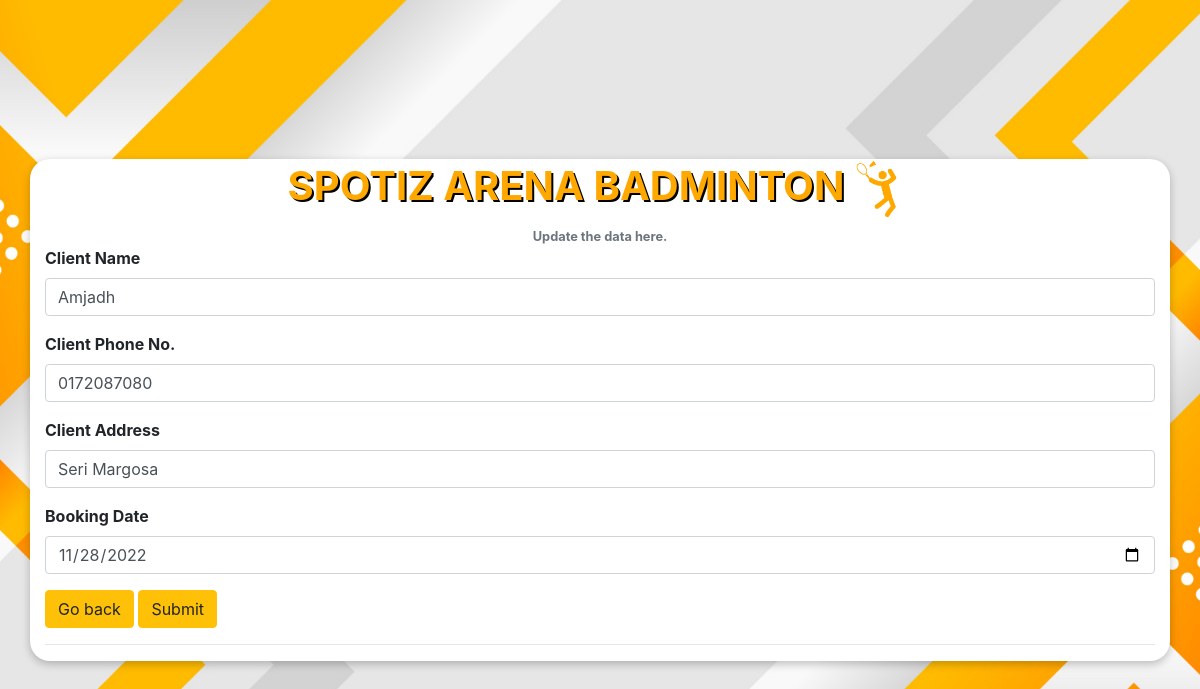
/updateClient.php?id=1, run on the app's committed database.
### tables this page shows
CREATE TABLE `client` (
  `Client Id` int NOT NULL,
  `Client Name` varchar(255) NOT NULL,
  `Client Phone No.` varchar(255) NOT NULL,
  `Client Address` varchar(255) NOT NULL,
  `Booking Date` date NOT NULL
);

### updateClient.php (the view, shortened to what this page needs)
<!DOCTYPE html>
<html>
    <head>
        <link
            rel="stylesheet"
            href="https://cdn.jsdelivr.net/npm/bootstrap@4.3.1/dist/css/bootstrap.min.css"
>
    </head>
    <body>
        <?php
include ("conn.php");
$id = $_GET['id'];
$sql_display = "SELECT * FROM `client` WHERE `Client Id` = " . $id;
$res_display = mysqli_query($con, $sql_display);
while($row=mysqli_fetch_array($res_display))
{
    $data_name = $row[1];
    $data_phone = $row[2];
    $data_address = $row[3];
    $data_date = $row[4];
}
?>
        <div class="container">
            <p class="h1" style="text-align:center; font-weight:bold;">SPOTIZ ARENA BADMINTON
                <img src="img/man.png" height="60px" weight="60px" style="margin-right:10px;">
            </p>
            <center>
                <small class="form-text text-muted">
                    <strong>Update the data here.</strong>
                </small>
            </center>
            <form action="updateClientConfirmed.php" method="post">
                <div class="form-group">
                    <label for="nama">
                        <strong>Client Name</strong>
                    </label>
                    <input
                        type="text"
                        name="cName"
                        class="form-control"
                        id="cName"
                        value="<?php echo $data_name;?>" required>
                </div>
                <div class="form-group">
                    <label for="matric">
                        <strong>Client Phone No.</strong>
                    </label>
                    <input
                        type="text"
                        name="cPhone"
                        class="form-control"
                        id="cPhone"
                        value="<?php echo $data_phone;?>" required>
                </div>
                <div class="form-group">
                    <label for="subjek">
                        <strong>Client Address</strong>
                    </label>
                    <input
                        type="text"
                        name="cAddress"
                        class="form-control"
                        id="cAddress"
                        value="<?php echo $data_address;?>" required>
                </div>
                <div class="form-group">
                    <label for="subjek">
                        <strong>Booking Date</strong>
                    </label>
                    <input
                        type="date"
                        name="bookingDate"
                        class="form-control"
                        id="bookingDate"
                        value="<?php echo $data_date;?>" required>
                </div>
                <a href="viewClient.php" class='btn btn-warning'>Go back</a>
                <input type="submit" class='btn btn-warning' name="submit">
                <hr>
            </form>
        </div>
    </body>
</html>

### updateClient.php (style rules this page uses)
body { height: 100vh; display: flex; align-items: center; justify-content: center; background: url("./img/bg2.jpg") no-repeat center bottom/cover; height: 100vh; }
.container { box-shadow: rgba(0, 0, 0, 0.24) 0 3px 8px; border-top-left-radius: 20px 20px; border-top-right-radius: 20px 20px; border-bottom-left-radius: 20px 20px; border-bottom-right-radius: 20px 20px; margin-top: 20px; background: white; }
.h1 { color: #ffa800; text-shadow: 2px 2px black; }

### data on the page
client: cName "Amjadh", cPhone "0172087080", cAddress "Seri Margosa", bookingDate "11/28/2022"
